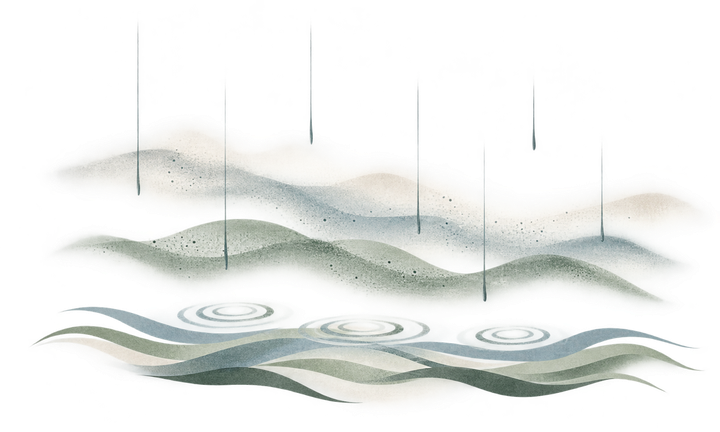
#> input picture assets/listen/premium-loops/soft-rain-reduce-motion.png, 720 x 432 px
$ python trim-listen-artwork.py
#> lines starting #> are read from the running program, lines starting #| are printed output that depends on the picture; after the words box and inside, x2 and y2 are one past the last pixel; in counts of white or black regions, pixels touching at a corner belong together
#!/usr/bin/env python3
"""Trim transparent padding from Listen premium art; write runtime copies (masters unchanged)."""

from __future__ import annotations

import json
import os
import shutil
import sys
import tempfile
from pathlib import Path

import numpy as np
from PIL import Image

ROOT = Path(__file__).resolve().parents[1]
SRC = ROOT / "assets" / "listen" / "premium-loops"
OUT = ROOT / "assets" / "listen-art" / "runtime"
MANIFEST = OUT / "manifest.json"

ALPHA_THRESHOLD = 12
SAFE_PADDING_RATIO = 0.085
MIN_SAFE_PAD_PX = 22

SOUNDS = [
    ("rain", "soft-rain-loop-strong.webp", "soft-rain-reduce-motion.png"),
    ("ocean", "ocean-loop-strong.webp", "ocean-reduce-motion.png"),
    ("stream", "gentle-stream-loop-strong.webp", "gentle-stream-reduce-motion.png"),
    ("forest", "quiet-forest-loop-strong.webp", "quiet-forest-reduce-motion.png"),
    ("birds", "distant-birds-loop.webp", "distant-birds-reduce-motion.png"),
    ("fan", "steady-fan-loop.webp", "steady-fan-reduce-motion.png"),
    ("brown", "brown-noise-loop.webp", "brown-noise-reduce-motion.png"),
    ("white", "soft-white-noise-loop.webp", "soft-white-noise-reduce-motion.png"),
]


def alpha_bbox(rgba: Image.Image, threshold: int = ALPHA_THRESHOLD) -> tuple[int, int, int, int]:
    if rgba.mode != "RGBA":
        rgba = rgba.convert("RGBA")
    w, h = rgba.size
    alpha = np.array(rgba.getchannel("A"))
    mask = alpha > threshold
    if not mask.any():
        return (0, 0, w, h)
    rows = np.any(mask, axis=1)
    cols = np.any(mask, axis=0)
    top = int(np.argmax(rows))
    bottom = int(len(rows) - np.argmax(rows[::-1]))
    left = int(np.argmax(cols))
    right = int(len(cols) - np.argmax(cols[::-1]))
    return (left, top, right, bottom)


def union_bbox(boxes: list[tuple[int, int, int, int]]) -> tuple[int, int, int, int]:
    left = min(b[0] for b in boxes)
    top = min(b[1] for b in boxes)
    right = max(b[2] for b in boxes)
    bottom = max(b[3] for b in boxes)
    return (left, top, right, bottom)


def pad_bbox(
    bbox: tuple[int, int, int, int],
    size: tuple[int, int],
    ratio: float = SAFE_PADDING_RATIO,
) -> tuple[int, int, int, int]:
    w, h = size
    left, top, right, bottom = bbox
    bw = right - left
    bh = bottom - top
    pad = max(MIN_SAFE_PAD_PX, int(max(bw, bh) * ratio))
    left = max(0, left - pad)
    top = max(0, top - pad)
    right = min(w, right + pad)
    bottom = min(h, bottom + pad)
    return (left, top, right, bottom)


def first_frame_bbox(loop_path: Path) -> tuple[int, int, int, int]:
    im = Image.open(loop_path)
    im.seek(0)
    return alpha_bbox(im.convert("RGBA"))


def _atomic_replace(tmp: Path, dest: Path) -> None:
    dest.parent.mkdir(parents=True, exist_ok=True)
    os.replace(tmp, dest)


def save_still(src: Path, box: tuple[int, int, int, int], dest: Path, canvas: tuple[int, int]) -> None:
    dest.parent.mkdir(parents=True, exist_ok=True)
    fd, tmp_name = tempfile.mkstemp(suffix=dest.suffix, dir=dest.parent)
    os.close(fd)
    tmp = Path(tmp_name)
    try:
        if box == full_canvas(canvas):
            shutil.copy2(src, tmp)
        else:
            im = Image.open(src).convert("RGBA")
            im.crop(box).save(tmp, optimize=True)
        _atomic_replace(tmp, dest)
    finally:
        if tmp.exists():
            tmp.unlink(missing_ok=True)


def full_canvas(size: tuple[int, int]) -> tuple[int, int, int, int]:
    return (0, 0, size[0], size[1])


def save_loop(src: Path, box: tuple[int, int, int, int], dest: Path, canvas: tuple[int, int]) -> None:
    dest.parent.mkdir(parents=True, exist_ok=True)
    fd, tmp_name = tempfile.mkstemp(suffix=".webp", dir=dest.parent)
    os.close(fd)
    tmp = Path(tmp_name)
    try:
        if box == full_canvas(canvas):
            shutil.copy2(src, tmp)
        else:
            im = Image.open(src)
            n = getattr(im, "n_frames", 1)
            frames: list[Image.Image] = []
            durations: list[int] = []
            for i in range(n):
                im.seek(i)
                frame = im.convert("RGBA").crop(box)
                frames.append(frame)
                durations.append(int(im.info.get("duration", 40) or 40))
            if len(frames) == 1:
                frames[0].save(tmp, format="WEBP", quality=92, method=4)
            else:
                frames[0].save(
                    tmp,
                    format="WEBP",
                    save_all=True,
                    append_images=frames[1:],
                    duration=durations,
                    loop=0,
                    quality=92,
                    method=4,
                )
        _atomic_replace(tmp, dest)
    finally:
        if tmp.exists():
            tmp.unlink(missing_ok=True)


def inspect_pair(sound_id: str, loop_name: str | None, still_name: str) -> dict:
    still_path = SRC / still_name
    still_im = Image.open(still_path)
    canvas_w, canvas_h = still_im.size
    still_box = alpha_bbox(still_im.convert("RGBA"))
    boxes = [still_box]
    if loop_name:
        boxes.append(first_frame_bbox(SRC / loop_name))
    crop = pad_bbox(union_bbox(boxes), (canvas_w, canvas_h))
    cw = crop[2] - crop[0]
    ch = crop[3] - crop[1]
    return {
        "soundId": sound_id,
        "sourceCanvas": {"width": canvas_w, "height": canvas_h},
        "visibleBounds": {
            "left": still_box[0],
            "top": still_box[1],
            "width": still_box[2] - still_box[0],
            "height": still_box[3] - still_box[1],
        },
        "cropBox": {"left": crop[0], "top": crop[1], "width": cw, "height": ch},
        "aspectRatio": round(cw / ch, 4) if ch else 1.6667,
    }


def main() -> int:
    OUT.mkdir(parents=True, exist_ok=True)
    manifest: dict = {"paddingRatio": SAFE_PADDING_RATIO, "sounds": {}}

    for sound_id, loop_name, still_name in SOUNDS:
        meta = inspect_pair(sound_id, loop_name, still_name)
#> in inspect_pair, still_im is the input picture: PIL image 720x432 RGBA; mean R, G, B, A 98.1, 100.7, 97.2, 70.1
#> in alpha_bbox, `alpha = np.array(rgba.getchannel("A"))`:
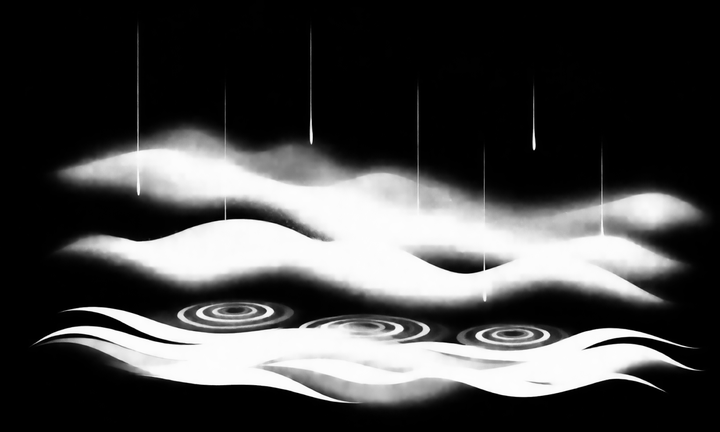
#> alpha: shape (432, 720); min 0, max 255, mean 70.1
#> in alpha_bbox, `mask = alpha > threshold`:
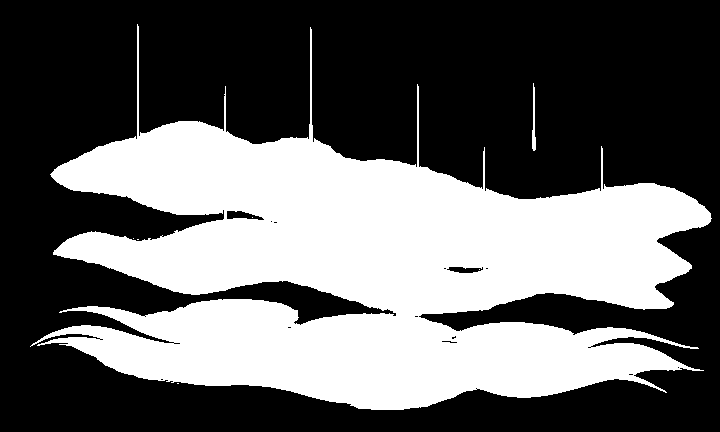
#> mask: shape (432, 720) bool; 38.8% white; 7 white regions (5 under 20 px), largest, box (x1, y1, x2, y2) and area: (30, 24, 712, 410) 120566, (532, 83, 536, 151) 164
#> in alpha_bbox, `top = int(np.argmax(rows))`: top = 24
#> in alpha_bbox, `bottom = int(len(rows) - np.argmax(rows[::-1]))`: bottom = 410
#> in alpha_bbox, `left = int(np.argmax(cols))`: left = 30
#> in alpha_bbox, `right = int(len(cols) - np.argmax(cols[::-1]))`: right = 712
#> in inspect_pair, `still_box = alpha_bbox(still_im.convert("RGBA"))`: still_box = (30, 24, 712, 410)
#> in inspect_pair, `boxes = [still_box]`: boxes = [(30, 24, 712, 410)]
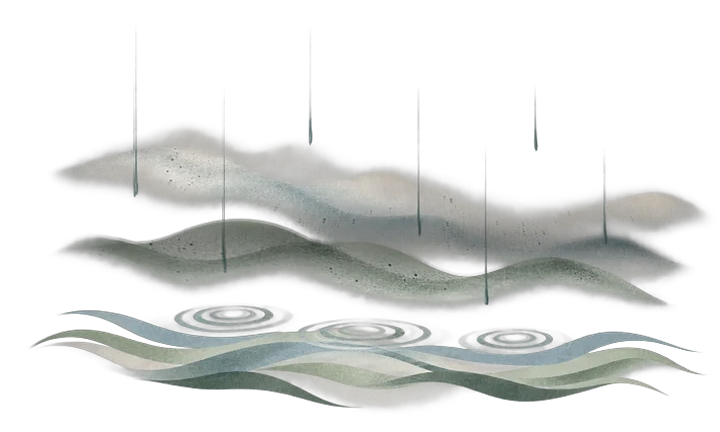
#> input picture assets/listen/premium-loops/soft-rain-loop-strong.webp, 720 x 432 px
#> in first_frame_bbox, im is the input picture: PIL image 720x432 RGBA; mean R, G, B, A 47.6, 49.4, 47.4, 68.4
#> call 2 of alpha_bbox, with threshold = 12
#> in alpha_bbox (call 2), `alpha = np.array(rgba.getchannel("A"))`:
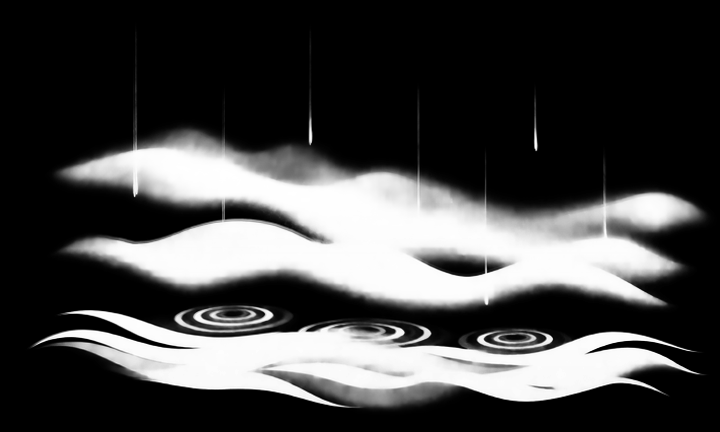
#> alpha: shape (432, 720); min 0, max 255, mean 68.4
#> in alpha_bbox (call 2), `mask = alpha > threshold`:
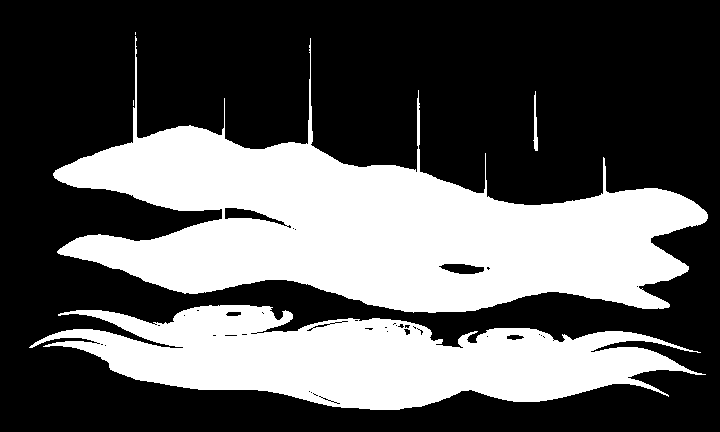
#> mask: shape (432, 720) bool; 36% white; 5 white regions (2 under 20 px), largest, box (x1, y1, x2, y2) and area: (53, 36, 708, 313) 72228, (29, 305, 706, 410) 39441, (533, 91, 538, 151) 163
#> in alpha_bbox (call 2), `top = int(np.argmax(rows))`: top = 32
#> in alpha_bbox (call 2), `left = int(np.argmax(cols))`: left = 29
#> in alpha_bbox (call 2), `right = int(len(cols) - np.argmax(cols[::-1]))`: right = 708
#> in union_bbox, `left = min(b[0] for b in boxes)`: left = 29
#> in union_bbox, `top = min(b[1] for b in boxes)`: top = 24
#> in union_bbox, `right = max(b[2] for b in boxes)`: right = 712
#> in union_bbox, `bottom = max(b[3] for b in boxes)`: bottom = 410
#> in pad_bbox, `w, h = size`: w = 720; h = 432
#> in pad_bbox, `left, top, right, bottom = bbox`: left = 29; top = 24; right = 712; bottom = 410
#> in pad_bbox, `bw = right - left`: bw = 683
#> in pad_bbox, `bh = bottom - top`: bh = 386
#> in pad_bbox, `pad = max(MIN_SAFE_PAD_PX, int(max(bw, bh) * ratio))`: pad = 58
#> in pad_bbox, `left = max(0, left - pad)`: left = 0
#> in pad_bbox, `right = min(w, right + pad)`: right = 720
#> in pad_bbox, `bottom = min(h, bottom + pad)`: bottom = 432
#> in inspect_pair, `crop = pad_bbox(union_bbox(boxes), (canvas_w, canvas_h))`: crop = (0, 0, 720, 432)
#> in inspect_pair, `cw = crop[2] - crop[0]`: cw = 720
#> in inspect_pair, `ch = crop[3] - crop[1]`: ch = 432
#> meta = 5 items
        still_path = SRC / still_name
        still_im = Image.open(still_path)
        canvas = still_im.size
#> canvas = (720, 432)
        boxes = [alpha_bbox(still_im.convert("RGBA"))]
#> boxes = [(30, 24, 712, 410)]
        if loop_name:
            boxes.append(first_frame_bbox(SRC / loop_name))
        crop = pad_bbox(union_bbox(boxes), canvas)
#> crop = (0, 0, 720, 432)

        still_out = OUT / f"{sound_id}-still.png"
        save_still(still_path, crop, still_out, canvas)

        if loop_name:
            loop_out = OUT / f"{sound_id}-loop.webp"
            save_loop(SRC / loop_name, crop, loop_out, canvas)
        else:
            loop_out = OUT / f"{sound_id}-loop.png"
            save_still(still_path, crop, loop_out, canvas)

        meta["files"] = {
            "still": still_out.relative_to(ROOT).as_posix(),
            "loop": loop_out.relative_to(ROOT).as_posix(),
        }
        manifest["sounds"][sound_id] = meta
        print(
            f"{sound_id}: canvas {canvas[0]}x{canvas[1]} "
            f"visible ~{meta['visibleBounds']['width']}x{meta['visibleBounds']['height']} "
            f"runtime {meta['cropBox']['width']}x{meta['cropBox']['height']}"
        )

    aspects = [m["aspectRatio"] for m in manifest["sounds"].values()]
    manifest["defaultAspectRatio"] = round(sum(aspects) / len(aspects), 4)
    MANIFEST.write_text(json.dumps(manifest, indent=2) + "\n", encoding="utf-8")
    print(f"defaultAspectRatio={manifest['defaultAspectRatio']}")
    print(f"Wrote {MANIFEST}")
    return 0


if __name__ == "__main__":
#> (the run stopped early here; a loop or call above may not have finished)
